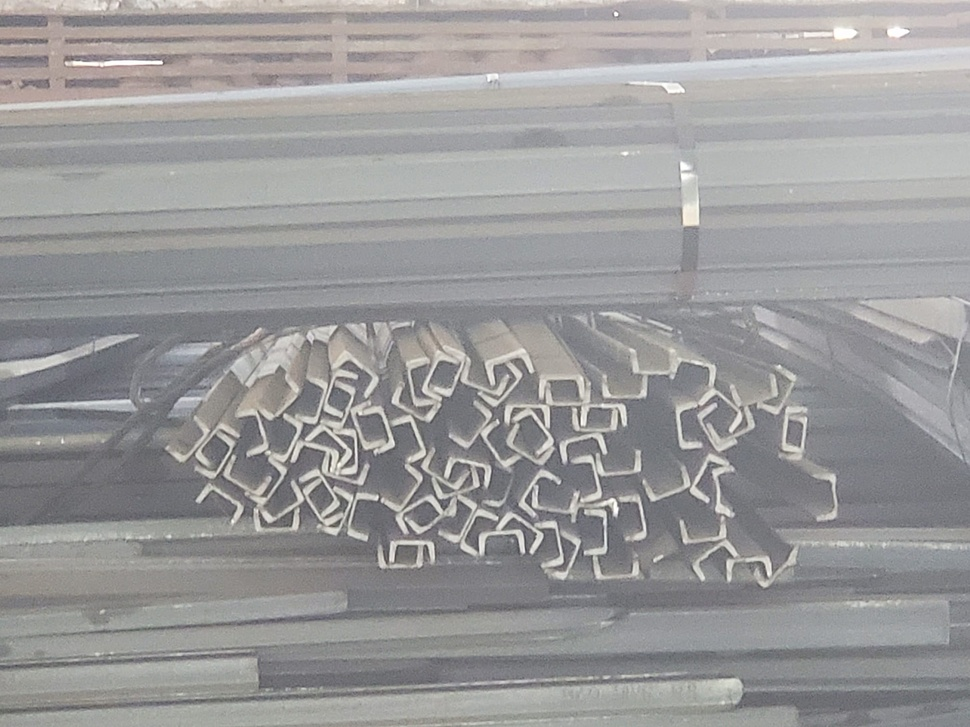
#> input picture data/3.jpeg, 970 x 727 px, shrunk from 2016 x 1512 before the run
$ jupyter execute thres_multiotsu.ipynb
#> lines starting #> are read from the running program, lines starting #| are printed output that depends on the picture
[cell 1]
import matplotlib
import matplotlib.pyplot as plt
import numpy as np
import cv2
from skimage import data
from skimage.filters import threshold_multiotsu

# Setting the font size for all plots.
matplotlib.rcParams['font.size'] = 9

# The input image.
image = cv2.imread("./data/3.jpeg",0)
#> image: shape (727, 970); min 64, max 255, mean 154
print(image.shape)
#| (727, 970)

[cell 2]
# Applying multi-Otsu threshold for the default value, generating
# three classes.
thresholds = threshold_multiotsu(image)
#> thresholds = [140, 173]

print(thresholds)
#| [140 173]

[cell 3]
# Using the threshold values, we generate the three regions.
regions = np.digitize(image, bins=thresholds)
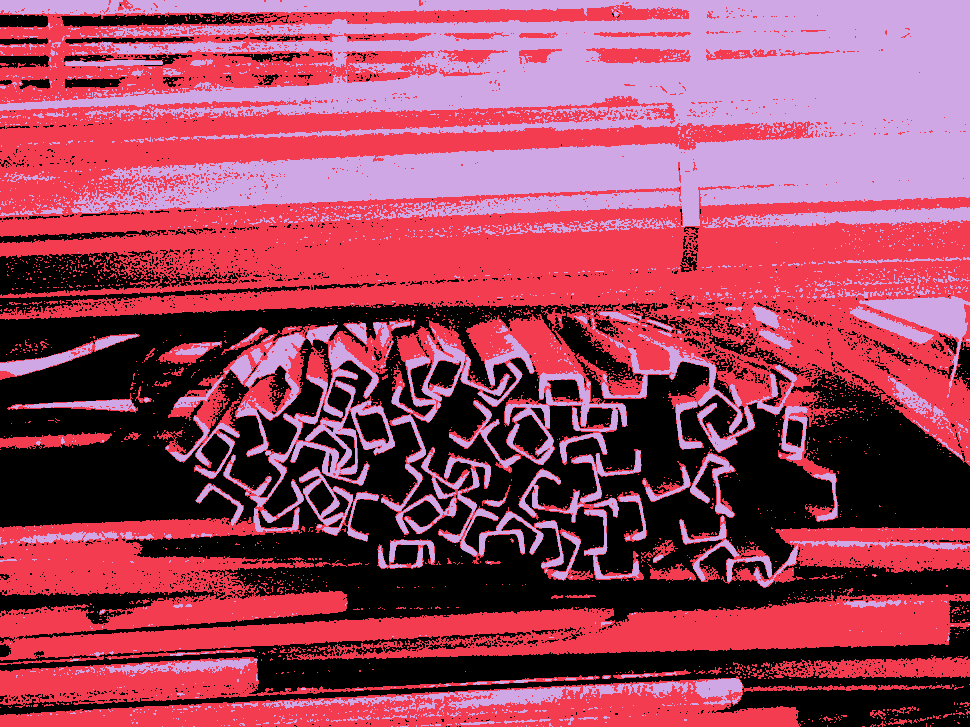
#> regions: shape (727, 970) int64; 3 distinct labels, from 0 to 2; one colour per label, 0 black

fig, ax = plt.subplots(nrows=1, ncols=3, figsize=(10, 3.5))

# Plotting the original image.
ax[0].imshow(image, cmap='gray')
ax[0].set_title('Original')
ax[0].axis('off')

# Plotting the histogram and the two thresholds obtained from
# multi-Otsu.
ax[1].hist(image.ravel(), bins=255)
ax[1].set_title('Histogram')
for thresh in thresholds:
    ax[1].axvline(thresh, color='r')
#> this loop made 2 passes
#> thresh on passes 1 to 2: 140, 173

# Plotting the Multi Otsu result.
ax[2].imshow(regions, cmap='jet')
ax[2].set_title('Multi-Otsu result')
ax[2].axis('off')

plt.subplots_adjust()

plt.show()
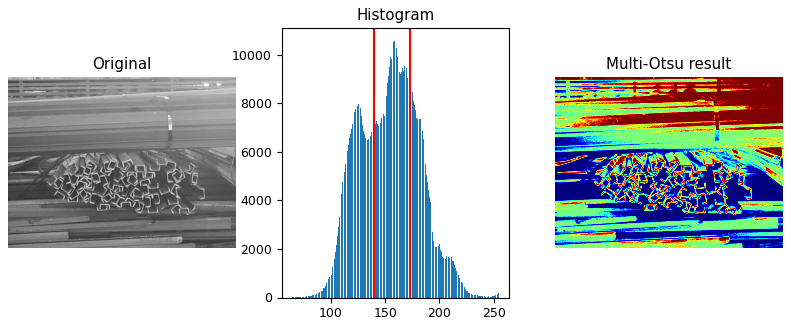
#> figure drawn by matplotlib, 3 panels; panel 2: tallest bar 10571 high, from x = 158.4 to 159.1

$ run again, with data/1.jpeg copied over data/3.jpeg
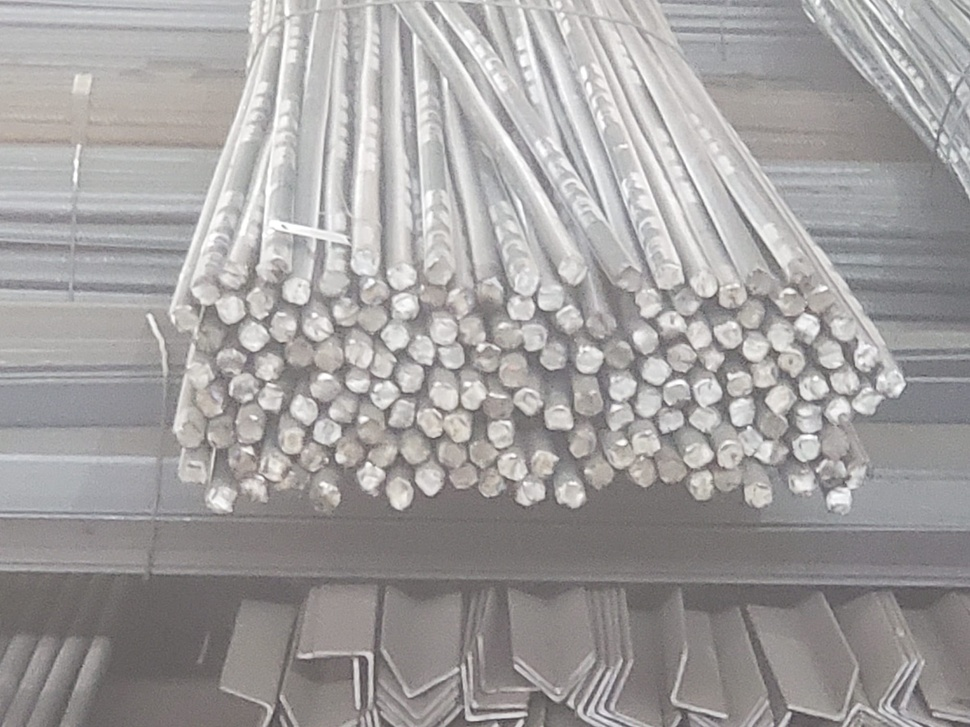
#> input picture data/1.jpeg, 970 x 727 px, shrunk from 2016 x 1512 before the run
#| (727, 970)
#> thresholds = [146, 189]
#| [146 189]
#> `regions = np.digitize(image, bins=thresholds)`:
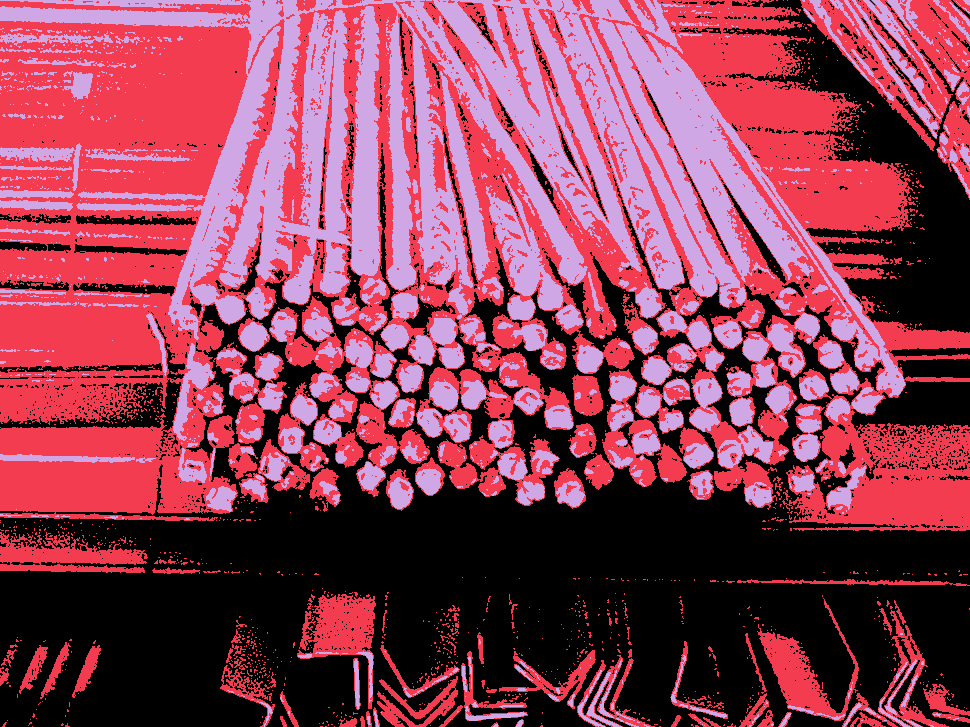
#> regions: shape (727, 970) int64; 3 distinct labels, from 0 to 2; one colour per label, 0 black
#> the loop `for thresh in thresholds:` made 2 passes
#> thresh on passes 1 to 2: 146, 189
#> `plt.show()`:
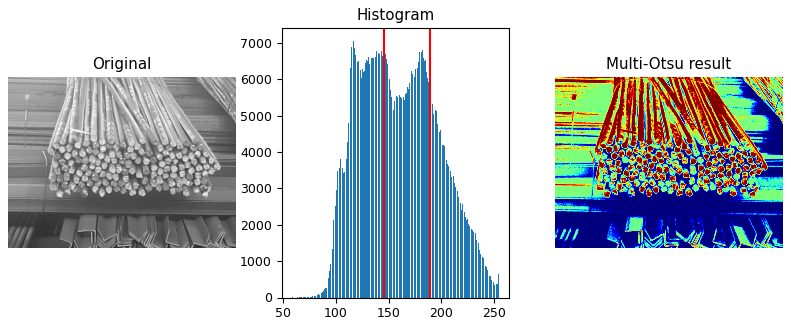
#> figure drawn by matplotlib, 3 panels; panel 2: tallest bar 7054 high, from x = 115.9 to 116.7

$ run again, with data/2.jpeg copied over data/3.jpeg
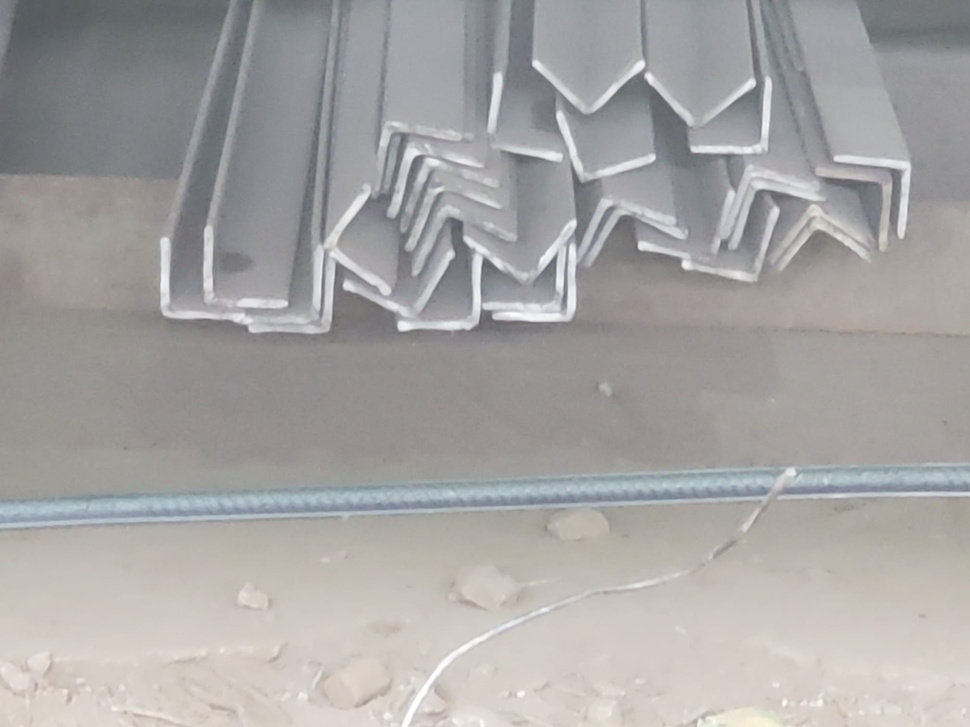
#> input picture data/2.jpeg, 970 x 727 px, shrunk from 2016 x 1512 before the run
#| (727, 970)
#> thresholds = [139, 178]
#| [139 178]
#> `regions = np.digitize(image, bins=thresholds)`:
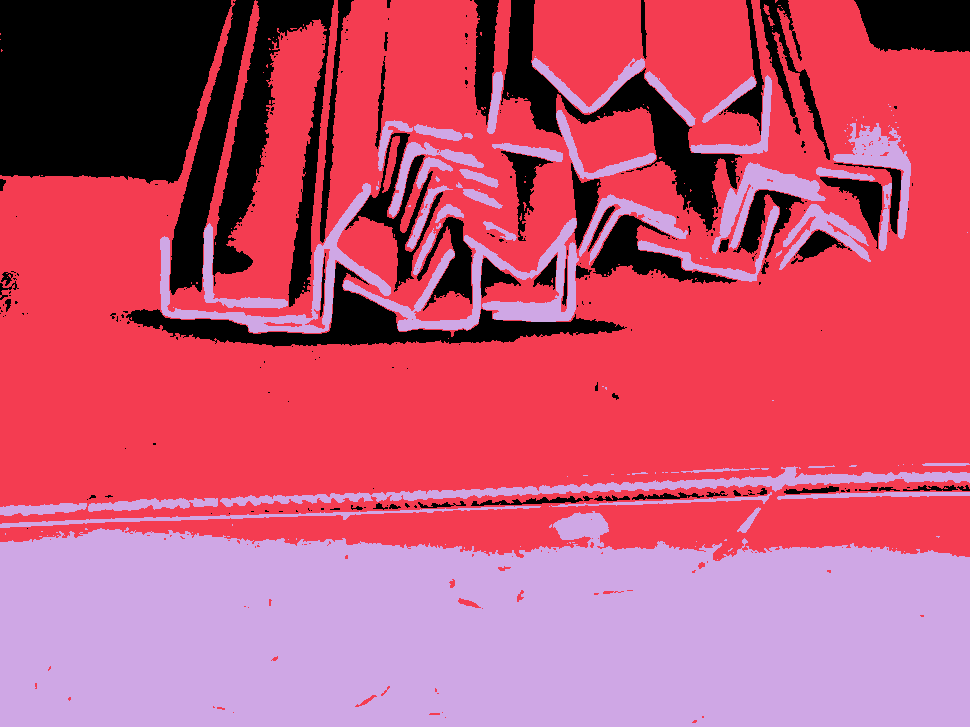
#> regions: shape (727, 970) int64; 3 distinct labels, from 0 to 2; one colour per label, 0 black
#> the loop `for thresh in thresholds:` made 2 passes
#> thresh on passes 1 to 2: 139, 178
#> `plt.show()`:
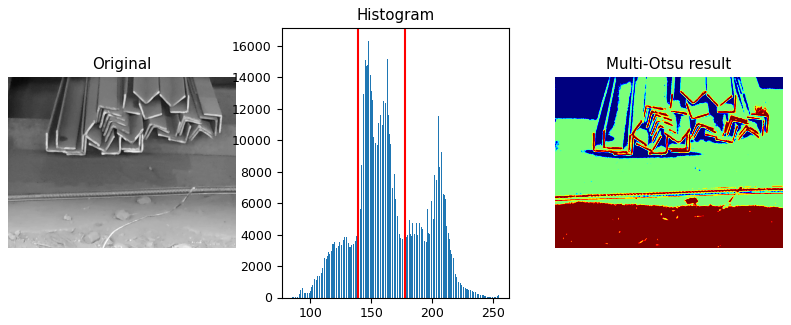
#> figure drawn by matplotlib, 3 panels; panel 2: tallest bar 16306 high, from x = 147.7 to 148.3

$ run again, with data/temp.png saved as data/3.jpeg
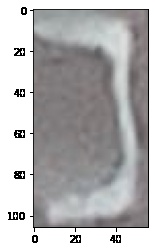
#> input picture data/temp.png, 155 x 251 px
#| (251, 155)
#> thresholds = [38, 192]
#| [ 38 192]
#> `regions = np.digitize(image, bins=thresholds)`:
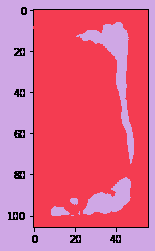
#> regions: shape (251, 155) int64; 3 distinct labels, from 0 to 2; one colour per label, 0 black
#> the loop `for thresh in thresholds:` made 2 passes
#> thresh on passes 1 to 2: 38, 192
#> `plt.show()`:
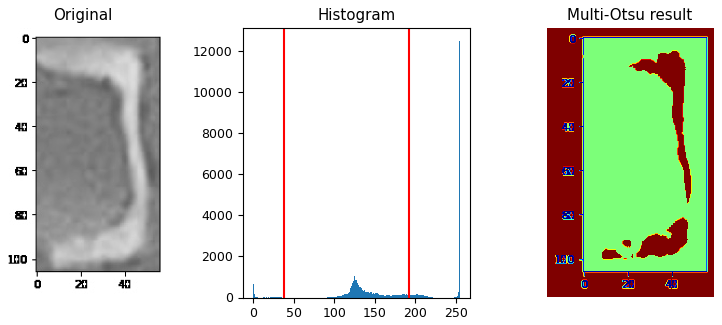
#> figure drawn by matplotlib, 3 panels; panel 2: tallest bar 12473 high, from x = 254 to 255
